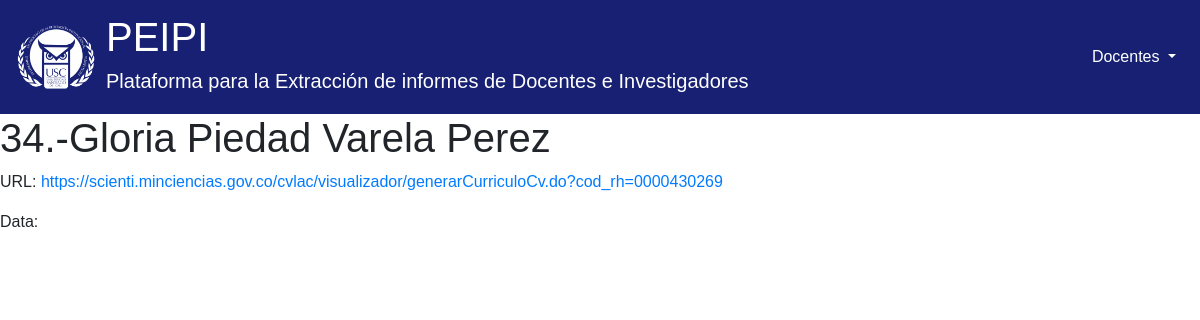
/detail/112/, run on the app's committed database.
### scraping/models.py (models this page shows, shortened)
class Entry(models.Model):
    name = models.CharField(max_length=255)
    href = models.URLField()

### scraping/views.py (the view)
# urls.py: path('detail/<int:pk>/', views.detail_page, name='detail_page'),
def detail_page(request, pk):
    entry = get_object_or_404(Entry, pk=pk)
    return render(request, 'detail.html', {'entry': entry})

### scraping/templates/detail.html (shortened to what this page needs)
{% extends 'base.html' %}
{% block content %}
    <h1>{{ entry.name }}</h1>
    <div>
        <p>URL: <a href="{{ entry.href }}">{{ entry.href }}</a></p>
        <p>Data:</p>
    </div>
{% endblock %}

### scraping/estilos/custom.css (style rules this page uses)
body { margin: 0; font-family: Arial, sans-serif; }

### data on the page
Entry: name "34.-Gloria Piedad Varela Perez", href "https://scienti.minciencias.gov.co/cvlac/visualizador/generarCurriculoCv.do?cod_rh=0000430269"
